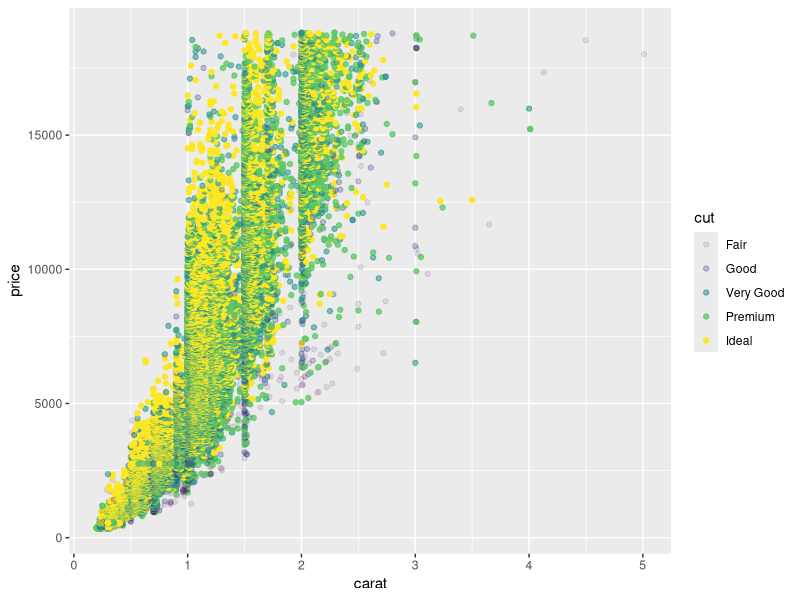
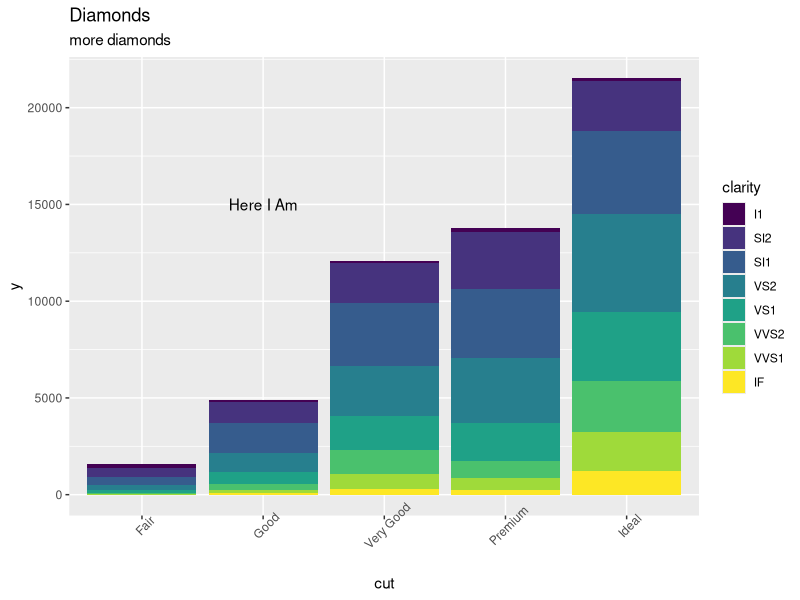

Write R code to recreate these figures, in order.
## ---- chunk 1
#install.packages("tidyverse")
#install.packages("palmerpenguins")
#install.packages("rmarkdown")
#install.packages("vitae")
## ---- chunk 2
library(ggplot2)

data("diamonds")
#View(diamonds)
## ---- chunk 3
ggplot(data=diamonds) +
  geom_point(mapping = aes(x=carat, y=price, color=cut, alpha=cut))
## ---- chunk 4
ggplot(data=diamonds) +
  geom_bar(mapping = aes(x=cut, fill=clarity)) +
  #facet_grid(~clarity) +
  labs(title="Diamonds", subtitle = "more diamonds") +
  annotate("text", x=2, y=15000, label="Here I Am") +
  theme(axis.text.x = element_text(angle = 45))
